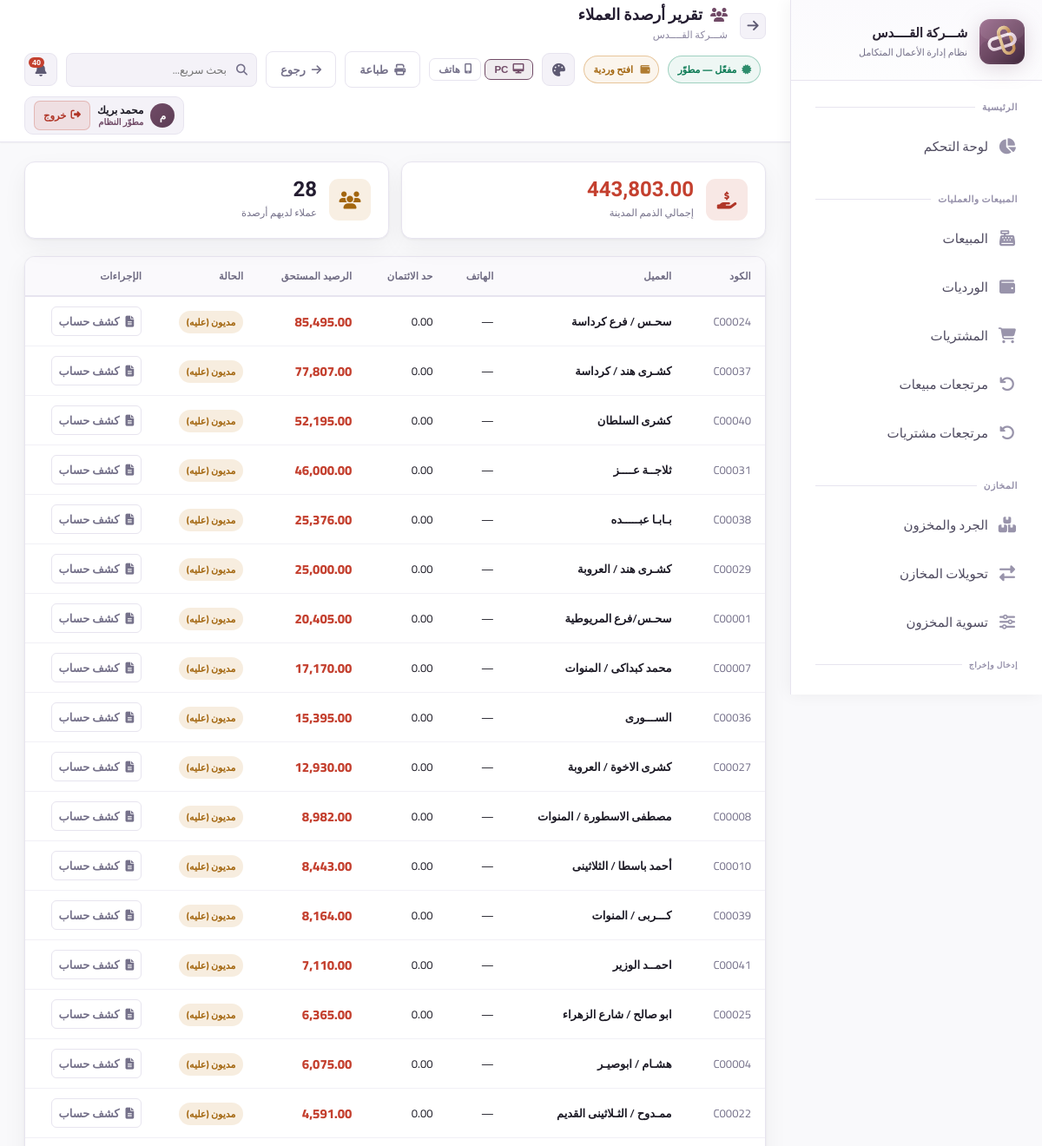
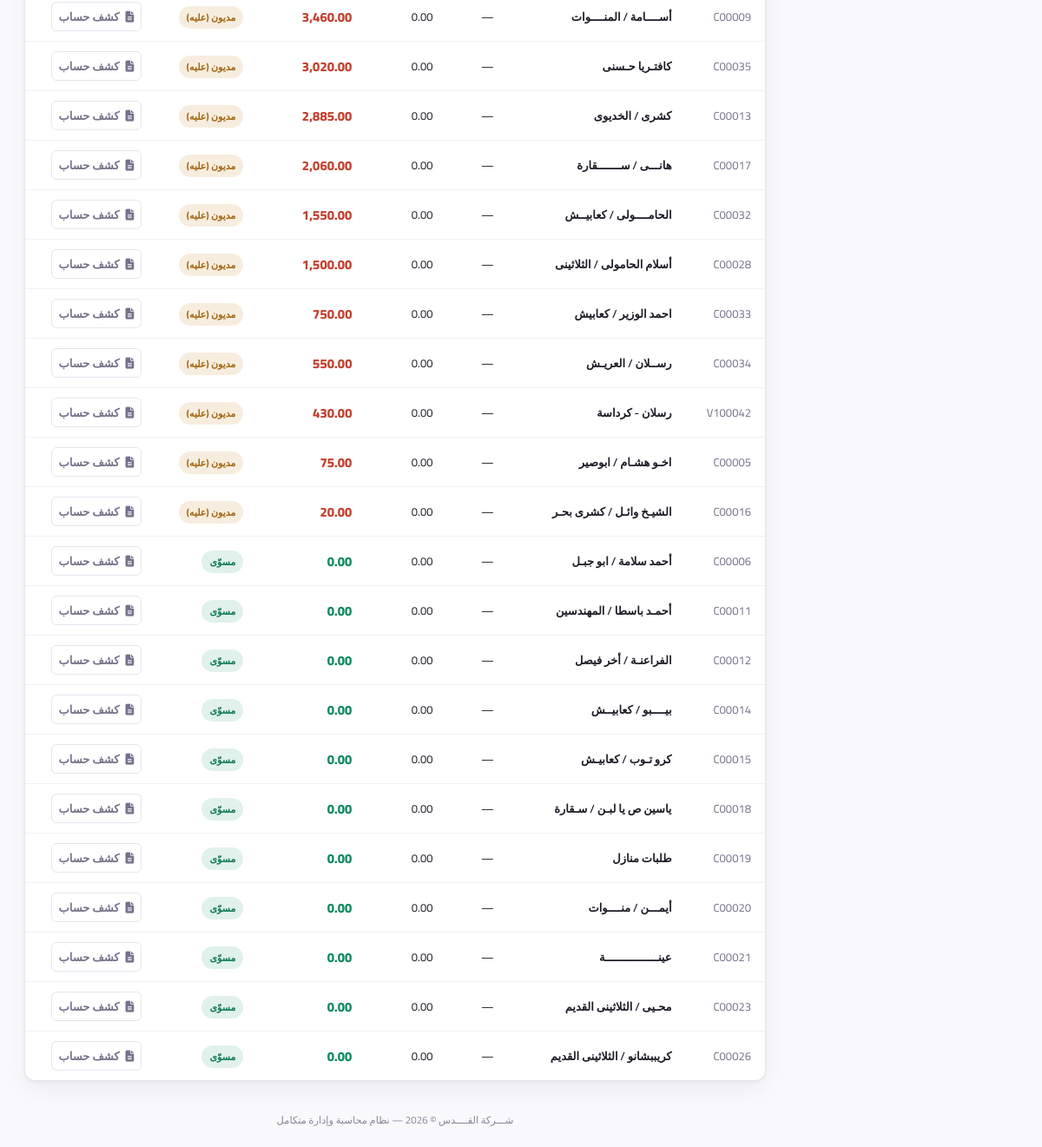
The app's page /reports/customers (signed in) with its own data (2 pictures, top to bottom).
### app.py (models this page shows, shortened)
class AppSetting(db.Model):
    id = db.Column(db.Integer, primary_key=True)
    key = db.Column(db.String(80), unique=True, nullable=False)
    value = db.Column(db.Text)

class User(UserMixin, db.Model):
    id = db.Column(db.Integer, primary_key=True)
    username = db.Column(db.String(80), unique=True, nullable=False)
    password_hash = db.Column(db.String(256))
    full_name = db.Column(db.String(120))
    role = db.Column(db.String(20), default='user')  # developer, admin, manager, user
    branch_id = db.Column(db.Integer, db.ForeignKey('branch.id'))
    is_active = db.Column(db.Boolean, default=True)
    created_at = db.Column(db.DateTime, default=datetime.utcnow)
    last_seen = db.Column(db.DateTime, nullable=True)
    last_ip = db.Column(db.String(64), nullable=True)
    last_user_agent = db.Column(db.String(256), nullable=True)
    permissions = db.Column(db.Text)  # JSON list of permission keys; empty = استخدام صلاحيات الدور

class Customer(db.Model):
    id = db.Column(db.Integer, primary_key=True)
    code = db.Column(db.String(50), unique=True)
    name = db.Column(db.String(200), nullable=False)
    phone = db.Column(db.String(20))
    email = db.Column(db.String(100))
    address = db.Column(db.Text)
    credit_limit = db.Column(db.Float, default=0)
    balance = db.Column(db.Float, default=0)
    is_active = db.Column(db.Boolean, default=True)
    created_at = db.Column(db.DateTime, default=datetime.utcnow)
    sales = db.relationship('Sale', backref='customer', lazy=True)

### app.py (the view)
@app.route('/reports/customers')
@login_required
def report_customers():
    customers = Customer.query.filter_by(is_active=True).order_by(Customer.balance.desc()).all()
    total_receivable = sum(c.balance for c in customers if c.balance > 0)
    return render_template('report_customers.html', customers=customers, total_receivable=total_receivable)

### templates/report_customers.html (shortened to what this page needs)
{% extends 'base.html' %}
{% set block_icon = 'fas fa-users' %}
{% block page_title %}تقرير أرصدة العملاء{% endblock %}
{% block topbar_actions %}
<button onclick="window.print()" class="btn btn-outline"><i class="fas fa-print"></i> طباعة</button>
<a href="{{ url_for('reports') }}" class="btn btn-outline"><i class="fas fa-arrow-right"></i> رجوع</a>
{% endblock %}
{% block content %}
<div class="stats-grid" style="margin-bottom:20px;">
    <div class="stat-card">
        <div class="stat-icon red"><i class="fas fa-hand-holding-usd"></i></div>
        <div><div class="stat-value" style="color:var(--danger);">{{ "{:,.2f}".format(total_receivable) }}</div><div class="stat-label">إجمالي الذمم المدينة</div></div>
    </div>
    <div class="stat-card">
        <div class="stat-icon gold"><i class="fas fa-users"></i></div>
        <div><div class="stat-value">{{ customers | selectattr('balance', 'gt', 0) | list | length }}</div><div class="stat-label">عملاء لديهم أرصدة</div></div>
    </div>
</div>
<div class="card"><div class="table-container"><table>
    <thead><tr><th>الكود</th><th>العميل</th><th>الهاتف</th><th>حد الائتمان</th><th>الرصيد المستحق</th><th>الحالة</th><th>الإجراءات</th></tr></thead>
    <tbody>
        {% for c in customers %}
        <tr>
            <td style="color:var(--text-muted);">{{ c.code }}</td>
            <td style="font-weight:600;">{{ c.name }}</td>
            <td>{{ c.phone or '—' }}</td>
            <td>{{ "{:,.2f}".format(c.credit_limit) }}</td>
            <td style="font-weight:800;font-size:15px;color:{% if c.balance > 0 %}var(--danger){% else %}var(--success){% endif %};">
                {{ "{:,.2f}".format(c.balance) }}
            </td>
            <td>
                {% if c.balance > c.credit_limit and c.credit_limit > 0 %}
                <span class="badge badge-danger pulse">تجاوز الحد</span>
                {% elif c.balance > 0 %}
                <span class="badge badge-warning">مديون (عليه)</span>
                {% elif c.balance < 0 %}
                <span class="badge badge-info">دائن (له)</span>
                {% else %}
                <span class="badge badge-success">مسوّى</span>
                {% endif %}
            </td>
            <td><a href="{{ url_for('customer_statement', id=c.id) }}" class="btn btn-outline btn-xs"><i class="fas fa-file-alt"></i> كشف حساب</a></td>
        </tr>
        {% endfor %}
    </tbody>
</table></div></div>
{% endblock %}

### templates/base.html (shortened to what this page needs)
<!DOCTYPE html>
<html lang="ar" dir="rtl" data-theme="silsal7" data-layout-default="{{ layout_max_width | default('1400px') }}">
<head>
    <link rel="stylesheet" href="https://cdnjs.cloudflare.com/ajax/libs/font-awesome/6.5.0/css/all.min.css">
    <link rel="stylesheet" href="{{ url_for('static', filename='css/style.css') }}">
        {% set _uif_raw = app_settings.get('ui_font_percent', '100') if app_settings is defined else '100' %}
        {% set _uif = (_uif_raw | int) if _uif_raw else 100 %}
        {% set _uif = _uif if _uif > 0 else 100 %}
        {% set _uif = 160 if _uif > 160 else (_uif if _uif >= 60 else 60) %}
</head>
<body>
<aside class="sidebar sidebar-enterprise" id="sidebar">
    <a class="sidebar-logo" href="{{ url_for('dashboard') }}" title="الصفحة الرئيسية" aria-label="العودة للصفحة الرئيسية">
        <div class="logo-icon">
            <img src="{{ url_for('static', filename='img/logo-silsal-mark.svg') }}" alt="Silsal POS">
        </div>
        <div class="logo-text">
            <div class="name">{{ app_brand_title | default('Silsal POS') }}</div>
            <div class="sub">نظام إدارة الأعمال المتكامل</div>
        </div>
    </a>
    <nav class="sidebar-nav" id="sidebarNav" style="display:flex;flex-direction:column;padding-bottom:8px;">
        <div class="nav-section">
            <div class="nav-label">الرئيسية</div>
            {% if can('dashboard') %}
            <a href="{{ url_for('dashboard') }}" class="nav-link {% if request.endpoint=='dashboard' %}active{% endif %}">
                <i class="fas fa-chart-pie"></i><span class="label">لوحة التحكم</span>
            </a>
            {% endif %}
        </div>
        {% if can('sales') or can('purchases') or can('returns') %}
        <div class="nav-section">
            <div class="nav-label">المبيعات والعمليات</div>
            {% if can('sales') %}
            <a href="{{ url_for('sales') }}" class="nav-link ">
                <i class="fas fa-cash-register"></i><span class="label">المبيعات</span>
            </a>
            {% endif %}
            {% if can('shifts') and shifts_enabled %}
            <a href="{{ url_for('shifts') }}" class="nav-link {% if 'shift' in (request.endpoint or '') %}active{% endif %}">
                <i class="fas fa-wallet"></i><span class="label">الورديات</span>
            </a>
            {% endif %}
            {% if can('purchases') %}
            <a href="{{ url_for('purchases') }}" class="nav-link {% if 'purchase' in (request.endpoint or '') and 'return' not in (request.endpoint or '') and 'report' not in (request.endpoint or '') %}active{% endif %}">
                <i class="fas fa-shopping-cart"></i><span class="label">المشتريات</span>
            </a>
            {% endif %}
            {% if can('returns') %}
            <a href="{{ url_for('sale_returns') }}" class="nav-link {% if request.endpoint in ['sale_returns','new_sale_return'] %}active{% endif %}">
                <i class="fas fa-undo"></i><span class="label">مرتجعات مبيعات</span>
            </a>
            <a href="{{ url_for('purchase_returns') }}" class="nav-link {% if request.endpoint in ['purchase_returns','new_purchase_return'] %}active{% endif %}">
                <i class="fas fa-undo-alt"></i><span class="label">مرتجعات مشتريات</span>
            </a>
            {% endif %}
        </div>
        {% endif %}
        {% if can('inventory') or can('transfers') or can('adjust_stock') %}
        <div class="nav-section">
            <div class="nav-label">المخازن</div>
            {% if can('inventory') %}
            <a href="{{ url_for('inventory') }}" class="nav-link {% if request.endpoint=='inventory' %}active{% endif %}">
                <i class="fas fa-boxes"></i><span class="label">الجرد والمخزون</span>
            </a>
            {% endif %}
            {% if can('transfers') %}
            <a href="{{ url_for('transfers') }}" class="nav-link {% if 'transfer' in (request.endpoint or '') %}active{% endif %}">
                <i class="fas fa-exchange-alt"></i><span class="label">تحويلات المخازن</span>
            </a>
            {% endif %}
            {% if can('adjust_stock') %}
            <a href="{{ url_for('adjust_stock') }}" class="nav-link {% if request.endpoint=='adjust_stock' %}active{% endif %}">
                <i class="fas fa-sliders-h"></i><span class="label">تسوية المخزون</span>
            </a>
            {% endif %}
            {% if can('inventory') %}
            <div class="nav-label" style="padding-top:10px;font-size:9px;">إدخال وإخراج</div>
            <a href="{{ url_for('inventory_memos_list') }}" class="nav-link ">
            </a>
            {% endif %}
        </div>
        {% endif %}
    </nav>
</aside>
<main class="main-content">
    <div class="topbar">
        <div style="display:flex;align-items:center;gap:14px;">
            <button type="button" onclick="history.back()" class="icon-btn" title="رجوع" style="font-size:15px;flex-shrink:0;"><i class="fas fa-arrow-right"></i></button>
            <div>
                <div class="page-title"><i class="{{ block_icon | default('fas fa-home') }}"></i>{% block page_title %}الرئيسية{% endblock %}</div>
                <div class="breadcrumb">{% block breadcrumb %}{{ app_brand_title }}{% endblock %}</div>
            </div>
        </div>
        <div class="topbar-right">
            {% if subscription_status %}
            <span class="sub-pill {% if subscription_status.kind in ('developer','permanent') %}ok{% elif subscription_status.kind in ('expired','none') %}bad{% else %}warn{% endif %}" title="حالة الاشتراك / الترخيص">
                <i class="fas fa-certificate" style="margin-left:6px;opacity:.85;"></i>{{ subscription_status.line }}
            </span>
            {% endif %}
            {% if shifts_enabled %}
            {% if current_open_shift %}
            <a href="{{ url_for('shift_detail', id=current_open_shift.id) }}" class="sub-pill ok" title="لديك وردية مفتوحة" style="text-decoration:none;">
                <i class="fas fa-wallet" style="margin-left:6px;opacity:.85;"></i> وردية مفتوحة
            </a>
            {% elif can('shifts') %}
            <a href="{{ url_for('open_shift') }}" class="sub-pill warn" title="لا توجد وردية مفتوحة" style="text-decoration:none;">
                <i class="fas fa-wallet" style="margin-left:6px;opacity:.85;"></i> افتح وردية
            </a>
            {% endif %}
            {% endif %}
            <div class="erp-theme-picker" id="erpThemePicker">
                <button type="button" class="theme-toggle" id="erpThemeBtn" onclick="erpToggleThemePicker(event)"
                        title="اختيار المظهر (الثيمات)">
                    <i class="fas fa-palette"></i>
                </button>
            </div>
            <div class="erp-device-layout-tools" style="display:flex;align-items:center;gap:4px;flex-shrink:0;" title="وضع العرض — يُحفظ على هذا الجهاز فقط">
                <button type="button" id="btnLayoutPC" onclick="erpSetLayout('pc')" title="عرض PC"
                    style="display:flex;align-items:center;gap:5px;padding:5px 10px;border-radius:7px;font-size:11.5px;font-weight:700;
                           border:1px solid var(--border);background:transparent;color:var(--text-muted);cursor:pointer;transition:all .18s;">
                    <i class="fas fa-desktop"></i> PC
                </button>
                <button type="button" id="btnLayoutPhone" onclick="erpSetLayout('phone')" title="عرض هاتف"
                    style="display:flex;align-items:center;gap:5px;padding:5px 10px;border-radius:7px;font-size:11.5px;font-weight:700;
                           border:1px solid var(--border);background:transparent;color:var(--text-muted);cursor:pointer;transition:all .18s;">
                    <i class="fas fa-mobile-alt"></i> هاتف
                </button>
            </div>
            {% block topbar_actions %}{% endblock %}
            <div style="position:relative;" id="globalSearchWrapper">
                <div style="position:relative;">
                    <input type="text" id="globalSearchInput" class="erp-gsearch" placeholder="بحث سريع..." autocomplete="off"
                        style="width:220px;padding:7px 34px 7px 12px;background:rgba(255,255,255,.04);border:1px solid var(--border);
                               border-radius:8px;color:var(--text);font-family:Cairo,sans-serif;font-size:12.5px;transition:all .2s;"
                        onfocus="this.style.borderColor='var(--accent)';this.style.width='280px'"
                        onblur="setTimeout(()=>{this.style.borderColor='';this.style.width='220px';closeGlobalSearch()},200)">
                </div>
            </div>
            <div style="position:relative;" id="notifWrapper">
                <button class="notif-btn" onclick="toggleNotif()" title="الإشعارات">
                    <i class="fas fa-bell"></i>
                    <span class="notif-count" id="notifCount"></span>
                </button>
            </div>
            <div class="erp-userchip" style="display:flex;align-items:center;gap:8px;padding:4px 10px;border-radius:10px;
                        background:rgba(255,255,255,.05);border:1px solid rgba(255,255,255,.09);
                        backdrop-filter:blur(12px);-webkit-backdrop-filter:blur(12px);flex-shrink:0;">
                <div class="erp-user-avatar" style="width:28px;height:28px;border-radius:50%;background:linear-gradient(135deg,var(--accent),var(--accent-hover));
                            display:flex;align-items:center;justify-content:center;font-size:12px;font-weight:800;color:#fff;flex-shrink:0;">
                    {{ (current_user.full_name or current_user.username)[0] }}
                </div>
                <div style="line-height:1.3;min-width:0;">
                    <div style="font-size:12px;font-weight:700;color:var(--text);white-space:nowrap;overflow:hidden;text-overflow:ellipsis;max-width:100px;">
                        {{ current_user.full_name or current_user.username }}
                    </div>
                    <div class="erp-user-role" style="font-size:10px;color:var(--accent);font-weight:600;">
                        {% if current_user.role=='developer' %}مطوّر النظام
                        {% elif current_user.role=='admin' %}مدير النظام
                        {% elif current_user.role=='manager' %}مشرف
                        {% else %}مستخدم{% endif %}
                    </div>
                </div>
                <a href="{{ url_for('logout') }}" title="تسجيل الخروج" class="erp-logout"
                   style="display:flex;align-items:center;gap:5px;padding:5px 10px;border-radius:7px;
                          background:rgba(239,68,68,.12);border:1px solid rgba(239,68,68,.25);
                          color:#f87171;font-size:11.5px;font-weight:700;text-decoration:none;white-space:nowrap;
                          transition:all .18s;flex-shrink:0;"
                   onmouseover="this.style.background='rgba(239,68,68,.22)';this.style.borderColor='rgba(239,68,68,.5)'"
                   onmouseout="this.style.background='rgba(239,68,68,.12)';this.style.borderColor='rgba(239,68,68,.25)'">
                    <i class="fas fa-sign-out-alt"></i> خروج
                </a>
            </div>
        </div>
    </div>
    <div class="content fade-in">
        {% block content %}{% endblock %}
    </div>
    <div class="app-footer-note">{{ app_brand_title }} © 2026 — نظام محاسبة وإدارة متكامل</div>
</main>
</body>
</html>

### records on screen
AppSetting: value "شـــركة القــــدس"
User: full_name "م", full_name "محمد بريك"
Customer: code "C00024", name "سحـس / فرع كرداسة", phone "—", credit_limit "0.00", balance "85,495.00", shows "مديون (عليه)"
Customer: code "C00037", name "كشـرى هند / كرداسة", phone "—", credit_limit "0.00", balance "77,807.00", shows "مديون (عليه)"
Customer: code "C00040", name "كشرى السلطان", phone "—", credit_limit "0.00", balance "52,195.00", shows "مديون (عليه)"
Customer: code "C00031", name "ثلاجــة عــــز", phone "—", credit_limit "0.00", balance "46,000.00", shows "مديون (عليه)"
Customer: code "C00038", name "بـابـا عبـــــده", phone "—", credit_limit "0.00", balance "25,376.00", shows "مديون (عليه)"
Customer: code "C00029", name "كشـرى هند / العروبة", phone "—", credit_limit "0.00", balance "25,000.00", shows "مديون (عليه)"
Customer: code "C00001", name "سحـس/فرع المريوطية", phone "—", credit_limit "0.00", balance "20,405.00", shows "مديون (عليه)"
Customer: code "C00007", name "محمد كبداكى / المنوات", phone "—", credit_limit "0.00", balance "17,170.00", shows "مديون (عليه)"
Customer: code "C00036", name "الســـورى", phone "—", credit_limit "0.00", balance "15,395.00", shows "مديون (عليه)"
Customer: code "C00027", name "كشرى الاخوة / العروبة", phone "—", credit_limit "0.00", balance "12,930.00", shows "مديون (عليه)"
Customer: code "C00008", name "مصطفى الاسطورة / المنوات", phone "—", credit_limit "0.00", balance "8,982.00", shows "مديون (عليه)"
Customer: code "C00010", name "أحمد باسطا / الثلاثينى", phone "—", credit_limit "0.00", balance "8,443.00", shows "مديون (عليه)"
Customer: code "C00039", name "كـــربى / المنوات", phone "—", credit_limit "0.00", balance "8,164.00", shows "مديون (عليه)"
Customer: code "C00041", name "احمــد الوزير", phone "—", credit_limit "0.00", balance "7,110.00", shows "مديون (عليه)"
Customer: code "C00025", name "ابو صالح / شارع الزهراء", phone "—", credit_limit "0.00", balance "6,365.00", shows "مديون (عليه)"
Customer: code "C00004", name "هشـام / ابوصيـر", phone "—", credit_limit "0.00", balance "6,075.00", shows "مديون (عليه)"
Customer: code "C00022", name "ممـدوح / الثـلاثينى القديم", phone "—", credit_limit "0.00", balance "4,591.00", shows "مديون (عليه)"
Customer: code "C00009", name "أســــامة / المنــــوات", phone "—", credit_limit "0.00", balance "3,460.00", shows "مديون (عليه)"
Customer: code "C00035", name "كافتـريا حـسنى", phone "—", credit_limit "0.00", balance "3,020.00", shows "مديون (عليه)"
Customer: code "C00013", name "كشرى / الخديوى", phone "—", credit_limit "0.00", balance "2,885.00", shows "مديون (عليه)"
Customer: code "C00017", name "هانـــى / ســـــــقارة", phone "—", credit_limit "0.00", balance "2,060.00", shows "مديون (عليه)"
Customer: code "C00032", name "الحامــــولى / كعابيــش", phone "—", credit_limit "0.00", balance "1,550.00", shows "مديون (عليه)"
Customer: code "C00028", name "أسلام الحامولى / الثلاثينى", phone "—", credit_limit "0.00", balance "1,500.00", shows "مديون (عليه)"
Customer: code "C00033", name "احمد الوزير / كعابيش", phone "—", credit_limit "0.00", balance "750.00", shows "مديون (عليه)"
Customer: code "C00034", name "رســلان / العريـش", phone "—", credit_limit "0.00", balance "550.00", shows "مديون (عليه)"
Customer: code "V100042", name "رسلان - كرداسة", phone "—", credit_limit "0.00", balance "430.00", shows "مديون (عليه)"
Customer: code "C00005", name "اخـو هشـام / ابوصير", phone "—", credit_limit "0.00", balance "75.00", shows "مديون (عليه)"
Customer: code "C00016", name "الشيـخ وائـل / كشرى بحـر", phone "—", credit_limit "0.00", balance "20.00", shows "مديون (عليه)"
Customer: code "C00006", name "أحمد سلامة / ابو جبـل", phone "—", credit_limit "0.00", balance "0.00", shows "مسوّى"
Customer: code "C00011", name "أحمـد باسطا / المهندسين", phone "—", credit_limit "0.00", balance "0.00", shows "مسوّى"
Customer: code "C00012", name "الفراعنـة / أخر فيصل", phone "—", credit_limit "0.00", balance "0.00", shows "مسوّى"
Customer: code "C00014", name "بيــــبو / كعابيــش", phone "—", credit_limit "0.00", balance "0.00", shows "مسوّى"
Customer: code "C00015", name "كرو تـوب / كعابيـش", phone "—", credit_limit "0.00", balance "0.00", shows "مسوّى"
Customer: code "C00018", name "ياسين ص يا لبـن / سـقارة", phone "—", credit_limit "0.00", balance "0.00", shows "مسوّى"
Customer: code "C00019", name "طلبات منازل", phone "—", credit_limit "0.00", balance "0.00", shows "مسوّى"
Customer: code "C00020", name "أيمـــن / منــــوات", phone "—", credit_limit "0.00", balance "0.00", shows "مسوّى"
Customer: code "C00021", name "عينــــــــــــــــة", phone "—", credit_limit "0.00", balance "0.00", shows "مسوّى"
Customer: code "C00023", name "محـيى / الثلاثينى القديم", phone "—", credit_limit "0.00", balance "0.00", shows "مسوّى"
Customer: code "C00026", name "كريببشانو / الثلاثينى القديم", phone "—", credit_limit "0.00", balance "0.00", shows "مسوّى"

### other values on screen
{{ subscription_status.line }} "مفعّل — مطوّر"
{{ "{:,.2f}".format(total_receivable) }} "443,803.00"
{{ customers | selectattr('balance', 'gt', 0) | list | length }} "28"
